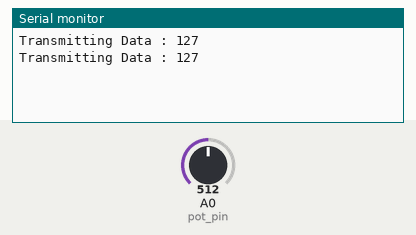
Simulated run of this sketch. Board: Arduino Uno, built with avr-gcc and run on an emulated ATmega328P. Shown: the last lines printed to the serial monitor. The test bench sets the inputs (shaded band); at power-on: A0 (pot_pin) = 512. No radio packets arrive unless stated.

Above: at 1.8 s.
1.9 s: A0 (pot_pin) set to 716
At 2.4 s:
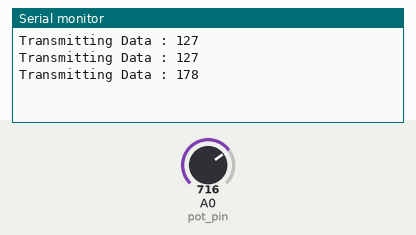
3.4 s: A0 (pot_pin) set to 900
At 4.8 s:
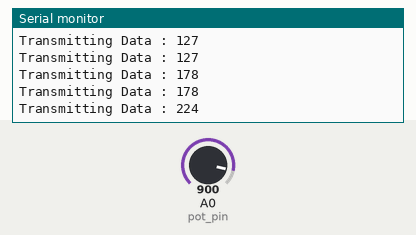
Timing chart, 0 to 6.4 s (numbered marks = the images above; inputs shaded):
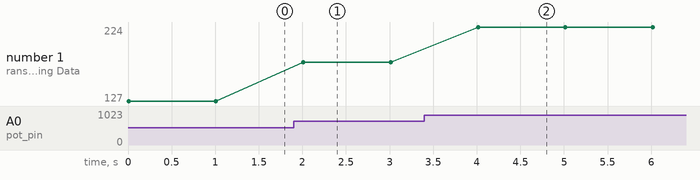

The sketch:

tranmitcode.ino
```cpp
//Adding Libraries

#include <SPI.h>                  /* to handle the communication interface with the modem*/
#include <nRF24L01.h>             /* to handle this particular modem driver*/
#include <RF24.h>                 /* the library which helps us to control the radio modem*/

#define pot_pin A0                /*Variable pin of POT is to be connected to analog pin 0 i.e.A0*/
RF24 radio(7,8);                    /* Creating instance 'radio'  ( CE , CSN )   CE -> D7 | CSN -> D8 */
const byte Address[6] = " 00009 " ;     /* Address to which data to be transmitted*/

void setup() {
  // put your setup code here, to run once:
  Serial.begin(115200);
  pinMode(pot_pin,INPUT);         /* Setting A0 (POT pin) as input*/
  radio.begin ();                 /* Activate the modem*/
  radio.openWritingPipe (Address); /* Sets the address of transmitter to which program will send the data */
}
void loop() {
  // put your main code here, to run repeatedly:
  radio.stopListening ();          /* Setting modem in transmission mode*/
  int value = analogRead(pot_pin);    /*Reading analog value at pin A0 and storing in varible 'value'*/
  int data = map( value , 0 , 1023 , 0 , 255 );   /* Convering the 10 bit value to 8 bit */
  radio.write(&data, sizeof(data));            /* Sending data over NRF 24L01*/
  Serial.print("Transmitting Data : ");
  Serial.println(data);                           /* Printing POT value on serial monitor*/
  delay(1000);
}
```

Measured:
- after the input at 1.9 s, the serial monitor: prints a new line after 0.11 s (image 1)
- after the input at 3.4 s, the serial monitor: prints a new line after 0.62 s (image 2)
- plotted number 1: 127 → 178 after the input at 1.9 s, 178 → 224 after the input at 3.4 s
